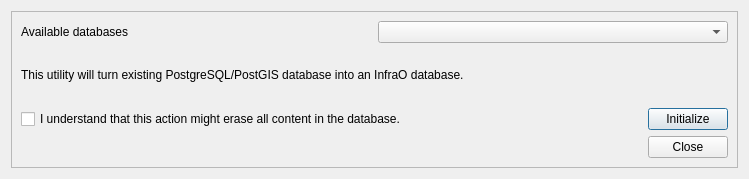
<?xml version="1.0" encoding="UTF-8"?>
<ui version="4.0">
 <class>Dialog</class>
 <widget class="QDialog" name="Dialog">
  <property name="geometry">
   <rect>
    <x>0</x>
    <y>0</y>
    <width>749</width>
    <height>179</height>
   </rect>
  </property>
  <property name="windowTitle">
   <string>Initialize InfraO database</string>
  </property>
  <layout class="QGridLayout" name="gridLayout">
   <item row="0" column="0">
    <widget class="QScrollArea" name="scrollArea">
     <property name="autoFillBackground">
      <bool>false</bool>
     </property>
     <property name="sizeAdjustPolicy">
      <enum>QAbstractScrollArea::AdjustToContents</enum>
     </property>
     <property name="widgetResizable">
      <bool>true</bool>
     </property>
     <widget class="QWidget" name="scrollAreaWidgetContents">
      <property name="geometry">
       <rect>
        <x>0</x>
        <y>0</y>
        <width>729</width>
        <height>159</height>
       </rect>
      </property>
      <layout class="QGridLayout" name="gridLayout_2">
       <item row="0" column="0">
        <layout class="QHBoxLayout" name="horizontalLayout">
         <item>
          <widget class="QLabel" name="label">
           <property name="text">
            <string>Available databases</string>
           </property>
          </widget>
         </item>
         <item>
          <widget class="QComboBox" name="dbComboBox"/>
         </item>
        </layout>
       </item>
       <item row="1" column="0">
        <widget class="QLabel" name="label_4">
         <property name="text">
          <string>&lt;html&gt;&lt;head/&gt;&lt;body&gt;&lt;p&gt;This utility will turn existing PostgreSQL/PostGIS database into an InfraO database.&lt;/p&gt;&lt;/body&gt;&lt;/html&gt;</string>
         </property>
         <property name="wordWrap">
          <bool>true</bool>
         </property>
        </widget>
       </item>
       <item row="2" column="0">
        <layout class="QHBoxLayout" name="horizontalLayout_3">
         <item>
          <widget class="QCheckBox" name="agreedCheckBox">
           <property name="text">
            <string>I understand that this action might erase all content in the database.</string>
           </property>
          </widget>
         </item>
         <item>
          <spacer name="horizontalSpacer">
           <property name="orientation">
            <enum>Qt::Horizontal</enum>
           </property>
           <property name="sizeHint" stdset="0">
            <size>
             <width>40</width>
             <height>20</height>
            </size>
           </property>
          </spacer>
         </item>
         <item>
          <widget class="QPushButton" name="btnDbInitialize">
           <property name="text">
            <string>Initialize</string>
           </property>
          </widget>
         </item>
        </layout>
       </item>
       <item row="3" column="0">
        <layout class="QHBoxLayout" name="horizontalLayout_2">
         <item>
          <widget class="QLabel" name="permissionLabel">
           <property name="styleSheet">
            <string notr="true">color: #ec0004</string>
           </property>
           <property name="text">
            <string/>
           </property>
          </widget>
         </item>
         <item>
          <spacer name="horizontalSpacer_2">
           <property name="orientation">
            <enum>Qt::Horizontal</enum>
           </property>
           <property name="sizeHint" stdset="0">
            <size>
             <width>40</width>
             <height>20</height>
            </size>
           </property>
          </spacer>
         </item>
         <item>
          <widget class="QPushButton" name="closeButton">
           <property name="text">
            <string>Close</string>
           </property>
          </widget>
         </item>
        </layout>
       </item>
      </layout>
     </widget>
    </widget>
   </item>
  </layout>
 </widget>
 <resources/>
 <connections/>
</ui>
